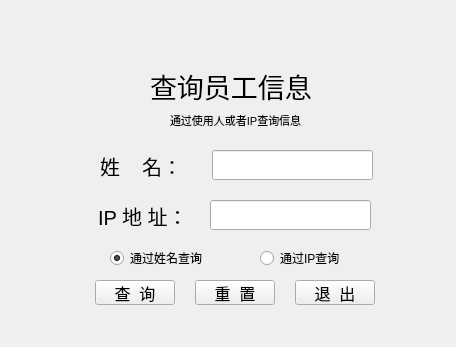
<?xml version="1.0" encoding="UTF-8"?>
<ui version="4.0">
 <class>Form</class>
 <widget class="QWidget" name="Form">
  <property name="geometry">
   <rect>
    <x>0</x>
    <y>0</y>
    <width>456</width>
    <height>347</height>
   </rect>
  </property>
  <property name="windowTitle">
   <string>Form</string>
  </property>
  <widget class="QLabel" name="title_label">
   <property name="geometry">
    <rect>
     <x>150</x>
     <y>60</y>
     <width>171</width>
     <height>51</height>
    </rect>
   </property>
   <property name="font">
    <font>
     <family>方正大黑简体</family>
     <pointsize>20</pointsize>
    </font>
   </property>
   <property name="text">
    <string>查询员工信息</string>
   </property>
  </widget>
  <widget class="QLabel" name="user_label">
   <property name="geometry">
    <rect>
     <x>100</x>
     <y>150</y>
     <width>111</width>
     <height>31</height>
    </rect>
   </property>
   <property name="font">
    <font>
     <pointsize>15</pointsize>
    </font>
   </property>
   <property name="text">
    <string>姓    名：</string>
   </property>
  </widget>
  <widget class="QLineEdit" name="user_lineEdit">
   <property name="geometry">
    <rect>
     <x>212</x>
     <y>150</y>
     <width>161</width>
     <height>30</height>
    </rect>
   </property>
   <property name="font">
    <font>
     <pointsize>15</pointsize>
    </font>
   </property>
  </widget>
  <widget class="QLineEdit" name="ip_lineEdit">
   <property name="geometry">
    <rect>
     <x>210</x>
     <y>200</y>
     <width>161</width>
     <height>30</height>
    </rect>
   </property>
   <property name="font">
    <font>
     <pointsize>15</pointsize>
    </font>
   </property>
   <property name="echoMode">
    <enum>QLineEdit::Password</enum>
   </property>
  </widget>
  <widget class="QLabel" name="ip_label">
   <property name="geometry">
    <rect>
     <x>98</x>
     <y>200</y>
     <width>111</width>
     <height>31</height>
    </rect>
   </property>
   <property name="font">
    <font>
     <pointsize>15</pointsize>
    </font>
   </property>
   <property name="text">
    <string>IP 地 址：</string>
   </property>
  </widget>
  <widget class="QPushButton" name="query_btn">
   <property name="geometry">
    <rect>
     <x>95</x>
     <y>280</y>
     <width>80</width>
     <height>25</height>
    </rect>
   </property>
   <property name="font">
    <font>
     <pointsize>12</pointsize>
    </font>
   </property>
   <property name="text">
    <string>查  询</string>
   </property>
  </widget>
  <widget class="QPushButton" name="reset_btn">
   <property name="geometry">
    <rect>
     <x>195</x>
     <y>280</y>
     <width>80</width>
     <height>25</height>
    </rect>
   </property>
   <property name="font">
    <font>
     <pointsize>12</pointsize>
    </font>
   </property>
   <property name="text">
    <string>重  置</string>
   </property>
  </widget>
  <widget class="QPushButton" name="quit_btn">
   <property name="geometry">
    <rect>
     <x>295</x>
     <y>280</y>
     <width>80</width>
     <height>25</height>
    </rect>
   </property>
   <property name="font">
    <font>
     <pointsize>12</pointsize>
    </font>
   </property>
   <property name="text">
    <string>退  出</string>
   </property>
  </widget>
  <widget class="QLabel" name="tip_label">
   <property name="geometry">
    <rect>
     <x>170</x>
     <y>110</y>
     <width>161</width>
     <height>20</height>
    </rect>
   </property>
   <property name="font">
    <font>
     <pointsize>8</pointsize>
    </font>
   </property>
   <property name="text">
    <string>通过使用人或者IP查询信息</string>
   </property>
  </widget>
  <widget class="QRadioButton" name="name_radioButton">
   <property name="geometry">
    <rect>
     <x>110</x>
     <y>250</y>
     <width>101</width>
     <height>16</height>
    </rect>
   </property>
   <property name="text">
    <string>通过姓名查询</string>
   </property>
   <property name="checked">
    <bool>true</bool>
   </property>
  </widget>
  <widget class="QRadioButton" name="ip_radioButton">
   <property name="geometry">
    <rect>
     <x>260</x>
     <y>250</y>
     <width>101</width>
     <height>16</height>
    </rect>
   </property>
   <property name="text">
    <string>通过IP查询</string>
   </property>
  </widget>
 </widget>
 <tabstops>
  <tabstop>user_lineEdit</tabstop>
  <tabstop>ip_lineEdit</tabstop>
  <tabstop>name_radioButton</tabstop>
  <tabstop>ip_radioButton</tabstop>
  <tabstop>query_btn</tabstop>
  <tabstop>reset_btn</tabstop>
  <tabstop>quit_btn</tabstop>
 </tabstops>
 <resources/>
 <connections/>
</ui>
